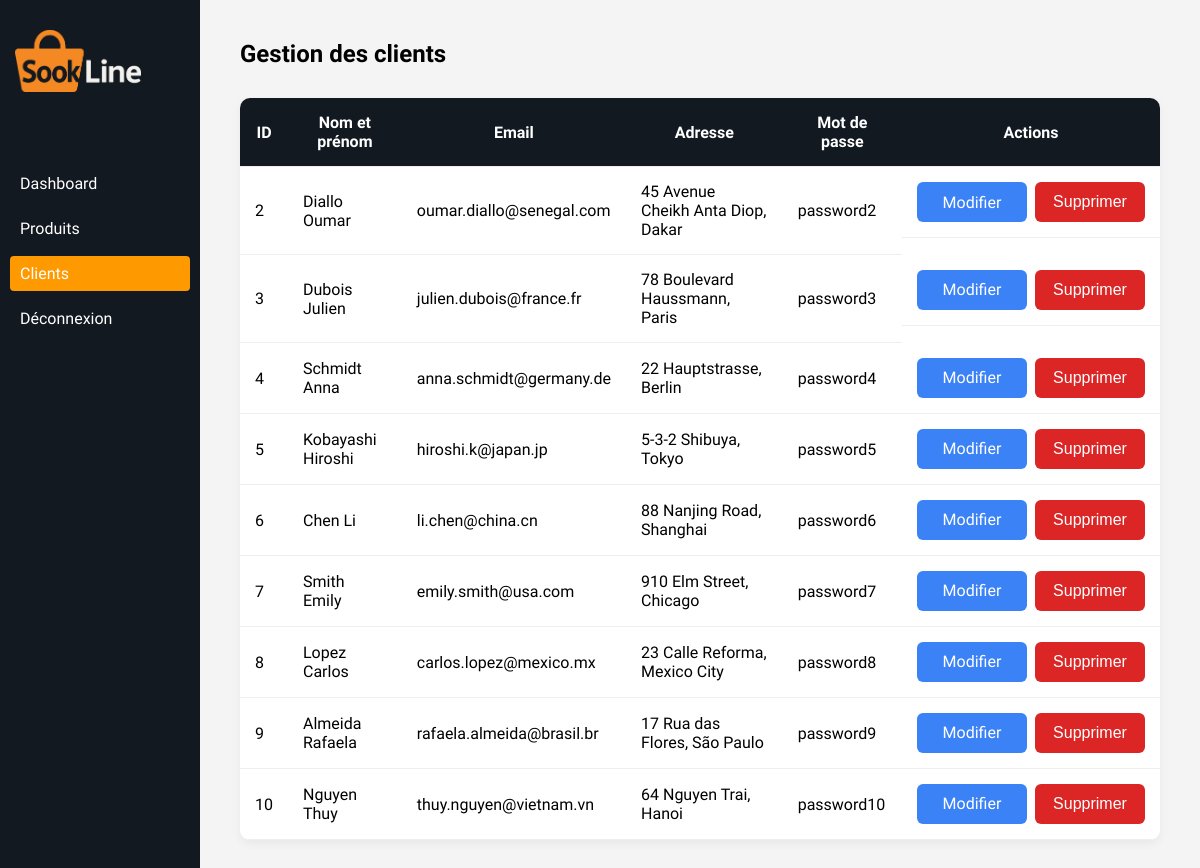
/view_clients.php, run on the app's committed database.
### tables this page shows
CREATE TABLE `clients` (
  `id` int(11) NOT NULL,
  `nom` varchar(100) NOT NULL,
  `prenom` varchar(100) NOT NULL,
  `email` varchar(255) NOT NULL,
  `adresse` text DEFAULT NULL,
  `password` varchar(255) NOT NULL
);

### view_clients.php (the view, shortened to what this page needs)
<?php
require 'db.php';
$sql = "SELECT * FROM clients";
$result = $conn->query($sql);
?>
<!DOCTYPE html>
<html lang="fr">
<head>
    <link rel="stylesheet" href="styles.css" />
</head>
<body>
    <div class="admin-layout">
        <aside class="sidebar">
            <div class="logo">
                <img src="logo.png" alt="Logo Sookline" />
            </div>
            <nav>
                <a href="dashboard.php">Dashboard</a>
                <a href="produits.php">Produits</a>
                <a href="view_clients" class="active">Clients</a>
                <a href="logout.php">Déconnexion</a>
            </nav>
        </aside>
        <main class="main-content">
            <h2>Gestion des clients</h2>
            <?php if ($result && $result->num_rows > 0): ?>
            <table class="admin-table">
                <thead>
                    <tr>
                        <th>ID</th>
                        <th>Nom et prénom</th>
                        <th>Email</th>
                        <th>Adresse</th>
                        <th>Mot de passe</th>
                        <th>Actions</th>
                    </tr>
        <?php while ($row = $result->fetch_assoc()): ?>
        <tr>
            <td><?= htmlspecialchars($row['id']) ?></td>
            <td><?= htmlspecialchars($row['nom']." ".$row['prenom']) ?></td>
            <td><?= htmlspecialchars($row['email']) ?></td>
            <td><?= htmlspecialchars($row['adresse'] ?? 'Non renseignée') ?></td>
            <td><?= htmlspecialchars($row['password']) ?></td>
            <td class="action-buttons">
            <a class="btn-edit" href="edit_client.php?id=<?= $row['id'] ?>">Modifier</a>
    <form method="post" onsubmit="return confirm('Êtes-vous sûr de vouloir supprimer ce client ?');">
        <button type="submit" class="btn-delete">Supprimer</button>
    </form>
</td>
        </tr>
        <?php endwhile; ?>
    </table>
    <?php else: ?>
        <p style="text-align:center;">Aucun client trouvé.</p>
    <?php endif; ?>
</body>
</html>

### styles.css (style rules this page uses)
* { margin: 0; padding: 0; box-sizing: border-box; }
body { font-family: 'Segoe UI', system-ui, sans-serif; }
.admin-layout { display: flex; min-height: 100vh; }
.sidebar { width: 200px; background-color: #131921; color: white; padding: 20px 10px; }
.sidebar .logo img { width: 70%; margin: 10px 0px 60px 5px; }
.sidebar nav a { display: block; margin: 10px 0; color: white; text-decoration: none; padding: 8px 10px; border-radius: 4px; }
.sidebar nav a.active, .sidebar nav a:hover { background-color: #FF9900; color: white; }
.main-content { flex: 1; padding: 40px; background: #f4f4f4; }
.admin-table { width: 100%; border-collapse: collapse; margin-top: 30px; background: white; border-radius: 10px; overflow: hidden; box-shadow: 0 4px 10px rgba(0, 0, 0, 0.05); }
.admin-table th, .admin-table td { padding: 15px; border-bottom: 1px solid #eee; }
.admin-table th { background-color: #131921; color: white; }
.btn-edit { background-color: #3b82f6; color: white; }
.btn-delete { background-color: #dc2626; color: white; }
.btn-edit, .btn-delete { width: 110px; min-width: 110px; height: 40px; font-size: 16px; border-radius: 6px; text-align: center; padding: 0; border: none; box-sizing: border-box; display: inline-flex; align-items: center; justify-content: center; text-decoration: none; }
.action-buttons { display: flex; flex-direction: row; gap: 8px; justify-content: center; align-items: center; }
.action-buttons form { margin: 0; display: inline-block; }

### data on the page
clients: id "2", nom+prenom "Diallo Oumar", email "oumar.diallo@senegal.com", adresse "45 Avenue Cheikh Anta Diop, Dakar", password "password2"
clients: id "3", nom+prenom "Dubois Julien", email "julien.dubois@france.fr", adresse "78 Boulevard Haussmann, Paris", password "password3"
clients: id "4", nom+prenom "Schmidt Anna", email "anna.schmidt@germany.de", adresse "22 Hauptstrasse, Berlin", password "password4"
clients: id "5", nom+prenom "Kobayashi Hiroshi", email "hiroshi.k@japan.jp", adresse "5-3-2 Shibuya, Tokyo", password "password5"
clients: id "6", nom+prenom "Chen Li", email "li.chen@china.cn", adresse "88 Nanjing Road, Shanghai", password "password6"
clients: id "7", nom+prenom "Smith Emily", email "emily.smith@usa.com", adresse "910 Elm Street, Chicago", password "password7"
clients: id "8", nom+prenom "Lopez Carlos", email "carlos.lopez@mexico.mx", adresse "23 Calle Reforma, Mexico City", password "password8"
clients: id "9", nom+prenom "Almeida Rafaela", email "rafaela.almeida@brasil.br", adresse "17 Rua das Flores, São Paulo", password "password9"
clients: id "10", nom+prenom "Nguyen Thuy", email "thuy.nguyen@vietnam.vn", adresse "64 Nguyen Trai, Hanoi", password "password10"
